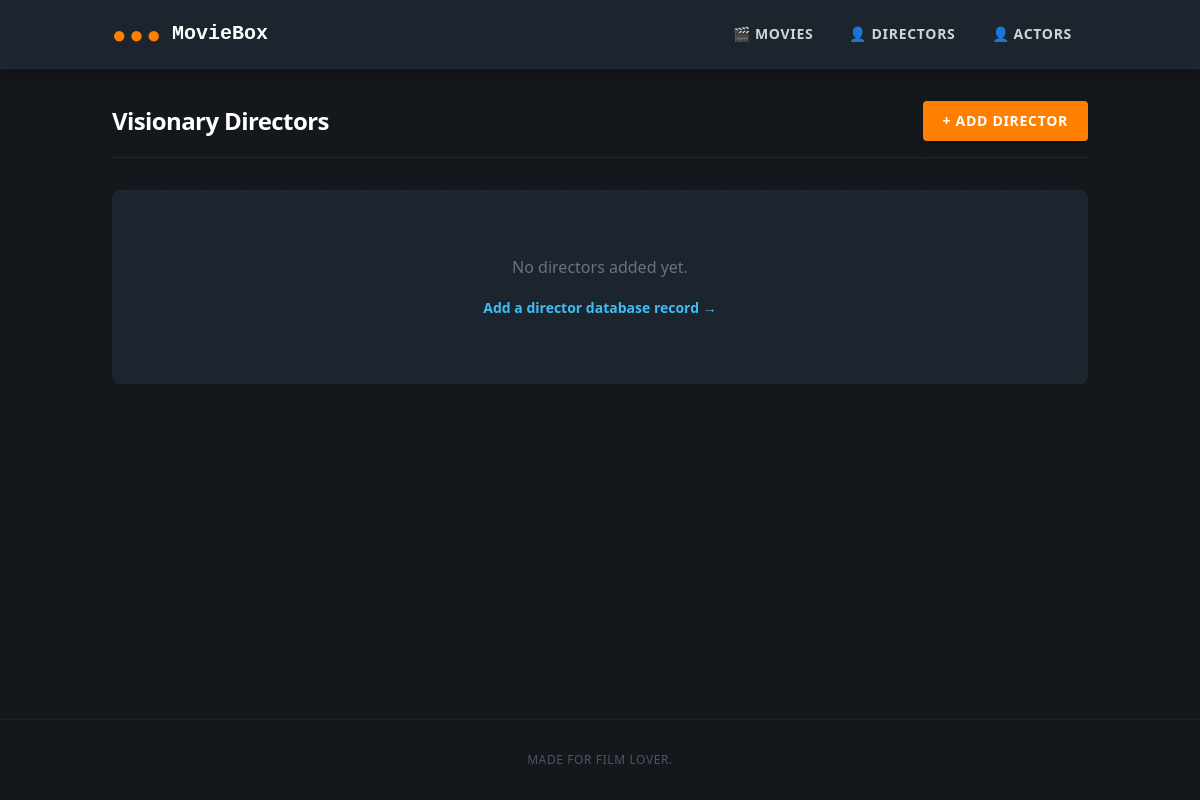
Before: /directors/ with the older database file.
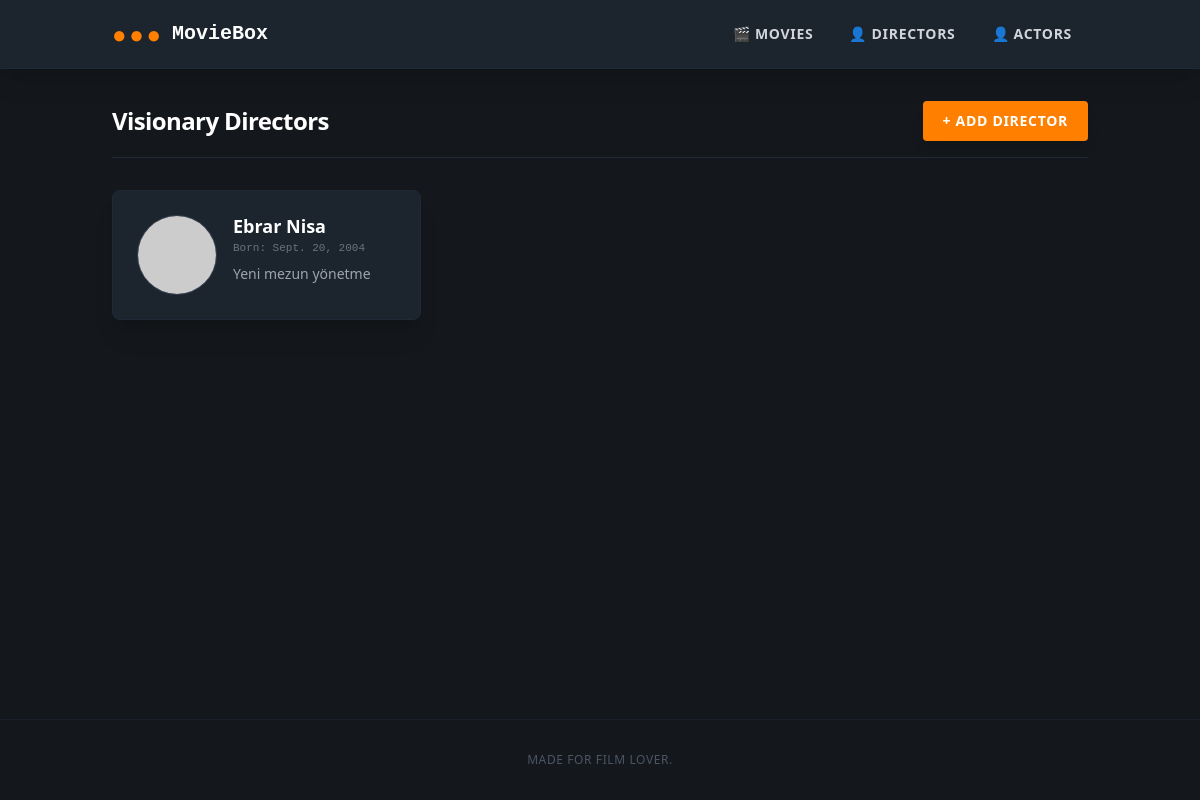
After: the same page with the newer database file.
### directors/models.py (models this page shows, shortened)
class Director(models.Model):
    name = models.CharField(max_length=255)
    bio = models.TextField(blank=True, null=True)
    birth_date = models.DateField(blank=True, null=True)
    image_url = models.URLField(blank=True, null=True, default="https://via.placeholder.com/150")

### directors/views.py (the view)
# urls.py: path('', views.director_list, name='director_list'),
def director_list(request):
    directors = Director.objects.all().order_by('name')
    return render(request, 'directors/director_list.html', {'directors': directors})

### templates/directors/director_list.html
{% extends 'base.html' %}
{% block content %}
    <div class="flex justify-between items-center mb-8 border-b border-gray-800 pb-4">
        <div>
            <h1 class="text-2xl font-bold text-white tracking-tight">Visionary Directors</h1>
        </div>
        <a href="{% url 'director_create' %}"
           class="bg-[#ff8000] hover:bg-[#ff9426] text-white font-bold text-sm uppercase tracking-wider px-5 py-2.5 rounded transition-colors shadow-lg">
            + Add Director
        </a>
    </div>
    {% if directors %}
        <div class="grid grid-cols-1 md:grid-cols-2 lg:grid-cols-3 gap-6">
            {% for director in directors %}
                <div class="bg-[#1c252d] rounded-lg border border-gray-800 p-6 flex gap-4 hover:border-gray-700 transition-all shadow-xl group">
                    <div class="w-20 h-20 rounded-full overflow-hidden bg-slate-950 border border-gray-700 flex-shrink-0">
                        <img src="{{ director.image_url }}" alt="{{ director.name }}"
                             class="w-full h-full object-cover">
                    </div>
                    <div class="flex flex-col justify-between">
                        <div>
                            <h2 class="text-white font-bold text-lg group-hover:text-[#40bcf4] transition-colors leading-tight">
                                <a href="{% url 'director_detail' director.pk %}">{{ director.name }}</a>
                            </h2>
                            <p class="text-[11px] font-mono text-gray-500 mt-0.5">
                                Born: {{ director.birth_date|default:"Unknown" }}</p>
                            <p class="text-sm text-gray-400 mt-2 line-clamp-2">
                                {{ director.bio|default:"No biography written yet." }}
                            </p>
                        </div>
                    </div>
                </div>
            {% endfor %}
        </div>
    {% else %}
        <div class="text-center py-16 bg-[#1c252d] rounded-lg border border-gray-800 border-dashed">
            <p class="text-gray-500 mb-4">No directors added yet.</p>
            <a href="{% url 'director_create' %}" class="text-[#40bcf4] hover:underline text-sm font-semibold">Add a
                director database record →</a>
        </div>
    {% endif %}
{% endblock %}

Changed rows visible on the page:
added Director: name "Ebrar Nisa", birth_date "Sept. 20, 2004", bio "Yeni mezun yönetme"
Other visible differences:
text no longer shown: "No directors added yet. Add a director database record →"
